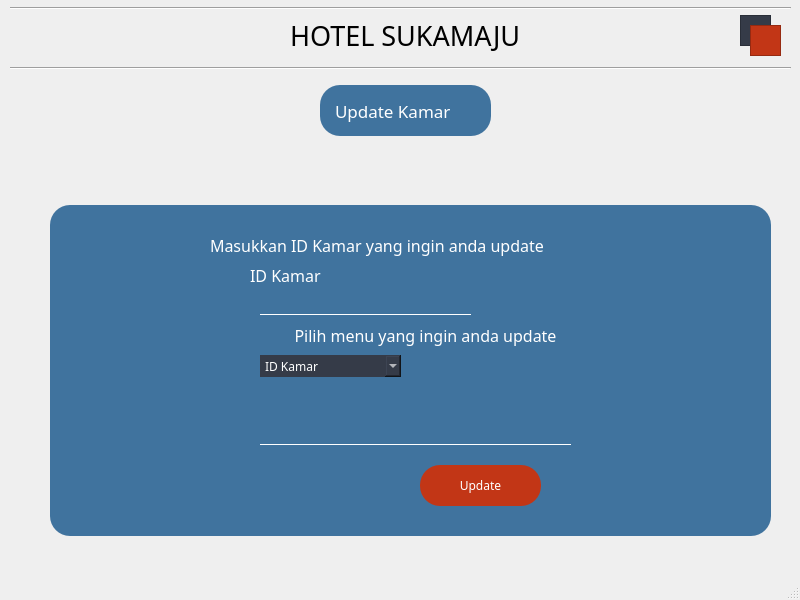
<?xml version="1.0" encoding="UTF-8"?>
<ui version="4.0">
 <class>update_kamar</class>
 <widget class="QMainWindow" name="update_kamar">
  <property name="geometry">
   <rect>
    <x>0</x>
    <y>0</y>
    <width>800</width>
    <height>600</height>
   </rect>
  </property>
  <property name="windowTitle">
   <string>MainWindow</string>
  </property>
  <widget class="QWidget" name="centralwidget">
   <widget class="QLabel" name="label">
    <property name="geometry">
     <rect>
      <x>290</x>
      <y>15</y>
      <width>241</width>
      <height>41</height>
     </rect>
    </property>
    <property name="font">
     <font>
      <family>century gothic</family>
      <pointsize>20</pointsize>
     </font>
    </property>
    <property name="text">
     <string>HOTEL SUKAMAJU</string>
    </property>
   </widget>
   <widget class="QFrame" name="frame">
    <property name="geometry">
     <rect>
      <x>50</x>
      <y>205</y>
      <width>721</width>
      <height>331</height>
     </rect>
    </property>
    <property name="styleSheet">
     <string notr="true">border-radius:20px;
background-color:#40739e;
	font-family : century gothic;
	color:#ffffff;</string>
    </property>
    <property name="frameShape">
     <enum>QFrame::StyledPanel</enum>
    </property>
    <property name="frameShadow">
     <enum>QFrame::Raised</enum>
    </property>
    <widget class="QPushButton" name="btn_update">
     <property name="geometry">
      <rect>
       <x>370</x>
       <y>260</y>
       <width>121</width>
       <height>41</height>
      </rect>
     </property>
     <property name="styleSheet">
      <string notr="true">border-radius:20px;
background-color:#c23616;font-family : century gothic;color:#ffffff;</string>
     </property>
     <property name="text">
      <string>Update</string>
     </property>
    </widget>
    <widget class="QLabel" name="label_11">
     <property name="geometry">
      <rect>
       <x>160</x>
       <y>30</y>
       <width>421</width>
       <height>21</height>
      </rect>
     </property>
     <property name="font">
      <font>
       <family>century gothic</family>
       <pointsize>12</pointsize>
      </font>
     </property>
     <property name="styleSheet">
      <string notr="true">color: rgb(255, 255, 255);</string>
     </property>
     <property name="text">
      <string>Masukkan ID Kamar yang ingin anda update</string>
     </property>
    </widget>
    <widget class="QLabel" name="label_6">
     <property name="geometry">
      <rect>
       <x>200</x>
       <y>60</y>
       <width>121</width>
       <height>21</height>
      </rect>
     </property>
     <property name="font">
      <font>
       <family>century gothic</family>
       <pointsize>12</pointsize>
      </font>
     </property>
     <property name="styleSheet">
      <string notr="true">color: rgb(255, 255, 255);</string>
     </property>
     <property name="text">
      <string>ID Kamar</string>
     </property>
    </widget>
    <widget class="QLineEdit" name="lineEdit_kd_2">
     <property name="geometry">
      <rect>
       <x>210</x>
       <y>220</y>
       <width>311</width>
       <height>20</height>
      </rect>
     </property>
     <property name="styleSheet">
      <string notr="true">border:none;
border-bottom:1px solid white;
background:transparent;
color:#ffffff;</string>
     </property>
    </widget>
    <widget class="QLineEdit" name="lineEdit_kd">
     <property name="geometry">
      <rect>
       <x>210</x>
       <y>90</y>
       <width>211</width>
       <height>20</height>
      </rect>
     </property>
     <property name="styleSheet">
      <string notr="true">border:none;
border-bottom:1px solid white;
background:transparent;
color:#ffffff;</string>
     </property>
    </widget>
    <widget class="QComboBox" name="comboBox">
     <property name="geometry">
      <rect>
       <x>210</x>
       <y>150</y>
       <width>141</width>
       <height>22</height>
      </rect>
     </property>
     <property name="styleSheet">
      <string notr="true">background-color:#353b48;
color:#ffffff;</string>
     </property>
     <item>
      <property name="text">
       <string>ID Kamar</string>
      </property>
     </item>
     <item>
      <property name="text">
       <string>kelas kamar</string>
      </property>
     </item>
     <item>
      <property name="text">
       <string>harga</string>
      </property>
     </item>
     <item>
      <property name="text">
       <string>status</string>
      </property>
     </item>
    </widget>
    <widget class="QLabel" name="label_12">
     <property name="geometry">
      <rect>
       <x>200</x>
       <y>120</y>
       <width>351</width>
       <height>21</height>
      </rect>
     </property>
     <property name="font">
      <font>
       <family>century gothic</family>
       <pointsize>12</pointsize>
      </font>
     </property>
     <property name="styleSheet">
      <string notr="true">color: rgb(255, 255, 255);</string>
     </property>
     <property name="text">
      <string>Pilih menu yang ingin anda update</string>
     </property>
     <property name="alignment">
      <set>Qt::AlignCenter</set>
     </property>
    </widget>
   </widget>
   <widget class="Line" name="line">
    <property name="geometry">
     <rect>
      <x>10</x>
      <y>0</y>
      <width>781</width>
      <height>16</height>
     </rect>
    </property>
    <property name="orientation">
     <enum>Qt::Horizontal</enum>
    </property>
   </widget>
   <widget class="QGraphicsView" name="graphicsView_9">
    <property name="geometry">
     <rect>
      <x>740</x>
      <y>15</y>
      <width>31</width>
      <height>31</height>
     </rect>
    </property>
    <property name="styleSheet">
     <string notr="true">background-color:#353b48</string>
    </property>
   </widget>
   <widget class="QGraphicsView" name="graphicsView_8">
    <property name="geometry">
     <rect>
      <x>750</x>
      <y>25</y>
      <width>31</width>
      <height>31</height>
     </rect>
    </property>
    <property name="styleSheet">
     <string notr="true">background-color:#c23616
</string>
    </property>
   </widget>
   <widget class="QFrame" name="frame_2">
    <property name="geometry">
     <rect>
      <x>320</x>
      <y>85</y>
      <width>171</width>
      <height>51</height>
     </rect>
    </property>
    <property name="styleSheet">
     <string notr="true">border-radius:20px;
background-color:#40739e;font-family : century gothic;color:#ffffff;</string>
    </property>
    <property name="frameShape">
     <enum>QFrame::StyledPanel</enum>
    </property>
    <property name="frameShadow">
     <enum>QFrame::Raised</enum>
    </property>
    <widget class="QLabel" name="label_3">
     <property name="geometry">
      <rect>
       <x>15</x>
       <y>10</y>
       <width>141</width>
       <height>31</height>
      </rect>
     </property>
     <property name="font">
      <font>
       <family>century gothic</family>
       <pointsize>13</pointsize>
      </font>
     </property>
     <property name="text">
      <string>Update Kamar</string>
     </property>
    </widget>
   </widget>
   <widget class="Line" name="line_2">
    <property name="geometry">
     <rect>
      <x>10</x>
      <y>60</y>
      <width>781</width>
      <height>16</height>
     </rect>
    </property>
    <property name="orientation">
     <enum>Qt::Horizontal</enum>
    </property>
   </widget>
  </widget>
  <widget class="QMenuBar" name="menubar">
   <property name="geometry">
    <rect>
     <x>0</x>
     <y>0</y>
     <width>800</width>
     <height>21</height>
    </rect>
   </property>
  </widget>
  <widget class="QStatusBar" name="statusbar"/>
 </widget>
 <resources/>
 <connections/>
</ui>
